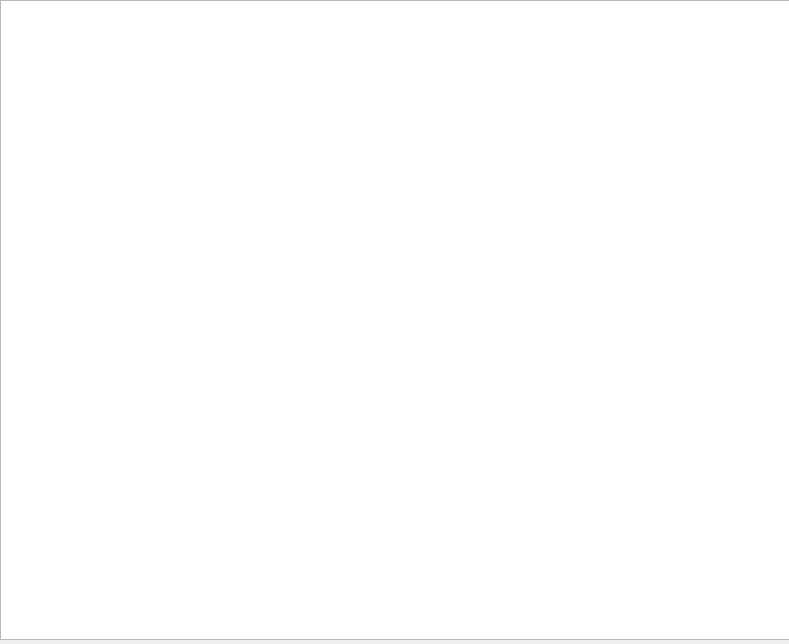
<?xml version="1.0" encoding="UTF-8"?>
<ui version="4.0">
 <class>DatabaseWidget</class>
 <widget class="QWidget" name="DatabaseWidget">
  <property name="geometry">
   <rect>
    <x>0</x>
    <y>0</y>
    <width>789</width>
    <height>644</height>
   </rect>
  </property>
  <property name="windowTitle">
   <string>Form</string>
  </property>
  <widget class="QTableWidget" name="mainTable">
   <property name="geometry">
    <rect>
     <x>0</x>
     <y>0</y>
     <width>790</width>
     <height>640</height>
    </rect>
   </property>
   <property name="minimumSize">
    <size>
     <width>500</width>
     <height>500</height>
    </size>
   </property>
   <property name="columnCount">
    <number>0</number>
   </property>
   <attribute name="horizontalHeaderCascadingSectionResizes">
    <bool>true</bool>
   </attribute>
   <attribute name="horizontalHeaderDefaultSectionSize">
    <number>230</number>
   </attribute>
  </widget>
 </widget>
 <resources/>
 <connections/>
</ui>
